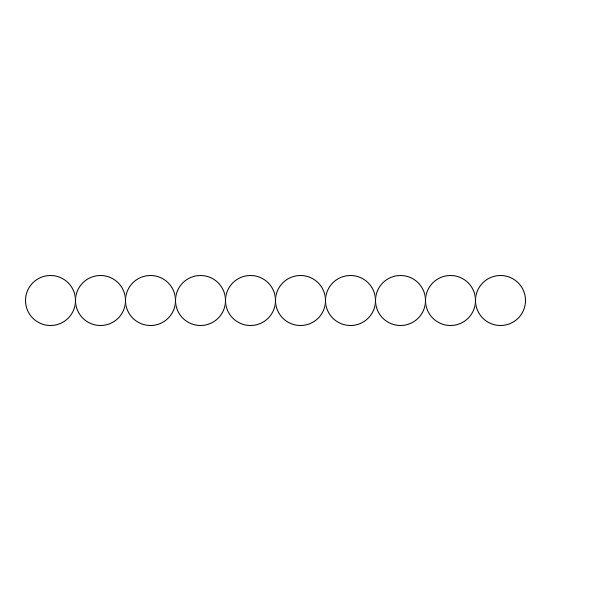
Frame 1 (no input)
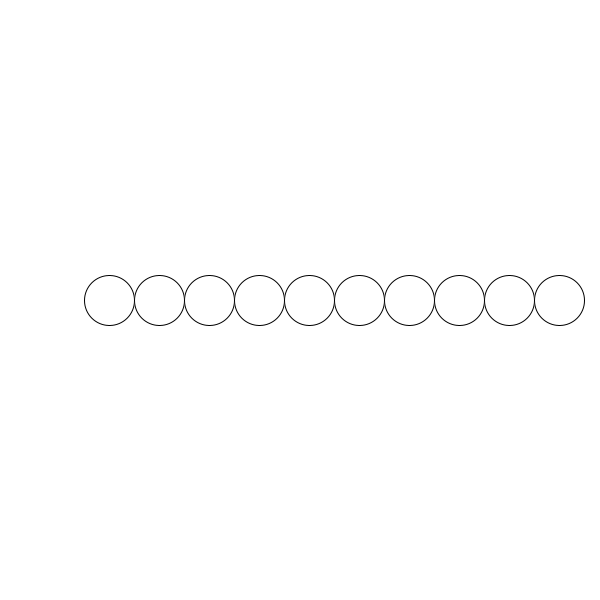
Frame 60 (the mouse pressed at the canvas centre just before this capture)
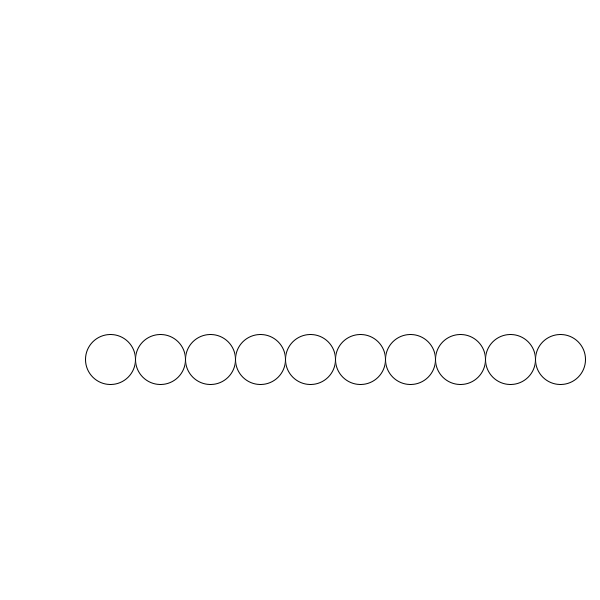
Frame 120 (the mouse held since frame 60 and released just before this capture)

The Processing sketch that drew these frames (run headless with seeded random() and noise(); from frame 60 on, the mouse is pressed at the canvas centre):

// Processing sketch: TaskFour
// ── TaskFour.pde
Circle[] circles = new Circle[10];
void setup() {
  size(600, 600);
  for (int i = 0; i < circles.length; i++) {
    circles[i] = new Circle(50 + i*50, 300);
  }
}

void draw() {
  background(255);
  for (Circle o : circles){
    o.display();
}
for (Circle l : circles) {
  l.move();
}
}

// ── Circle.pde
class Circle {
  int xpos;
  int ypos;
  Circle(int xpos, int ypos) {
    this.xpos = xpos;
    this.ypos = ypos;
  }
  void display() {
    ellipse(xpos, ypos, 50, 50);
  }
  void move() {
    if (mouseX < width/2) {
      xpos = xpos+1;
    } else {
      ypos = ypos+1;
    }
  }}
